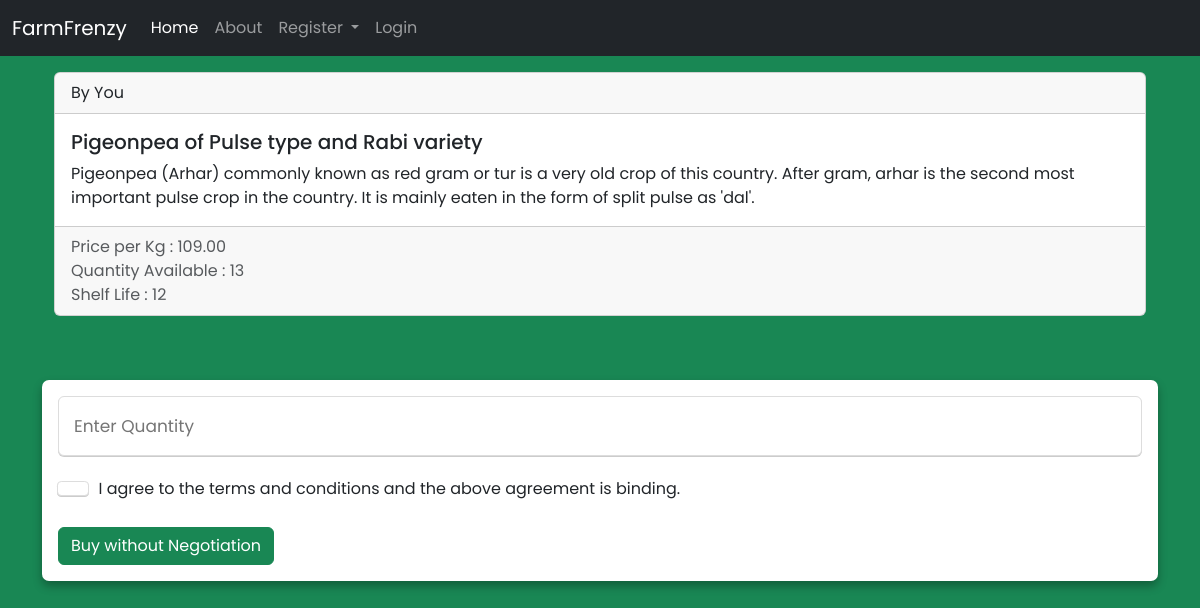
The app's page /crops/8/ with its own data.
### backend/models.py (models this page shows, shortened)
class Crop(models.Model):
    seller = models.ForeignKey(settings.AUTH_USER_MODEL, on_delete=models.CASCADE)
    name = models.CharField(max_length=100)
    variety = models.CharField(max_length=100)
    type = models.CharField(max_length=100)
    description = models.TextField()
    price_per_kg = models.DecimalField(max_digits=8, decimal_places=2)
    quantity = models.IntegerField(default=0)
    shelf_life = models.IntegerField(default=0)

### backend/views.py (the view, shortened to what this page needs)
# urls.py: path("crops/<int:id>/", views.readmore,name = "readmore"),
def readmore(request, id):
    crops = Crop.objects.filter(id=id)
    crop_get = Crop.objects.get(id=id)
    context = {'crops': crops}
    return render(request, 'readmore.html',context)

### backend/templates/readmore.html (shortened to what this page needs)
{% extends 'homepage.html' %}
{% block body %}
{% for crop in crops %}
  <div class="container">
    <div class="container  my-3">
      <div class="card cardhover ">
        <div class="card-header">
          By You
        </div>
        <div class="card-body">
          <h5 class="card-title">{{crop.name}} of {{crop.type}} type and {{crop.variety}} variety </h5>
          <p class="card-text">{{crop.description}}</p>
        </div>
        <div class="card-footer text-muted">
         Price per Kg : {{crop.price_per_kg}} <br>
         Quantity Available : {{crop.quantity}} <br>
         Shelf Life : {{crop.shelf_life}}
        </div>
      </div>
    </div><br><br>
    {% if user.is_seller %}
    {% else %}
    <div class="container2 w-100">
    <form action="" method="post" class="form p-3">{% csrf_token %}
          <input type="number"  placeholder="Enter Quantity" name = "quantity">
          <div class="form-check">
            <input class="form-check-input cb" type="checkbox" value="" id="flexCheckDefault">
            <label class="form-check-label" for="flexCheckDefault">
              I agree to the terms and conditions and the above agreement is binding.
            </label>
          </div>
        <br>
        <button type = "submit" class ="btn btn-success"> Buy without Negotiation</button></form></div>
    {% endif %}
  </div>
{% endfor %}
{% endblock %}

### records on screen
Crop: name "Pigeonpea", type "Pulse", variety "Rabi", description "Pigeonpea (Arhar) commonly known as red gram or tur is a very old crop of this country. After gram, arhar is the second most important pulse crop in the country. It is mainly eaten in the form of split pulse as 'dal'.", price_per_kg "109.00", quantity "13", shelf_life "12"
